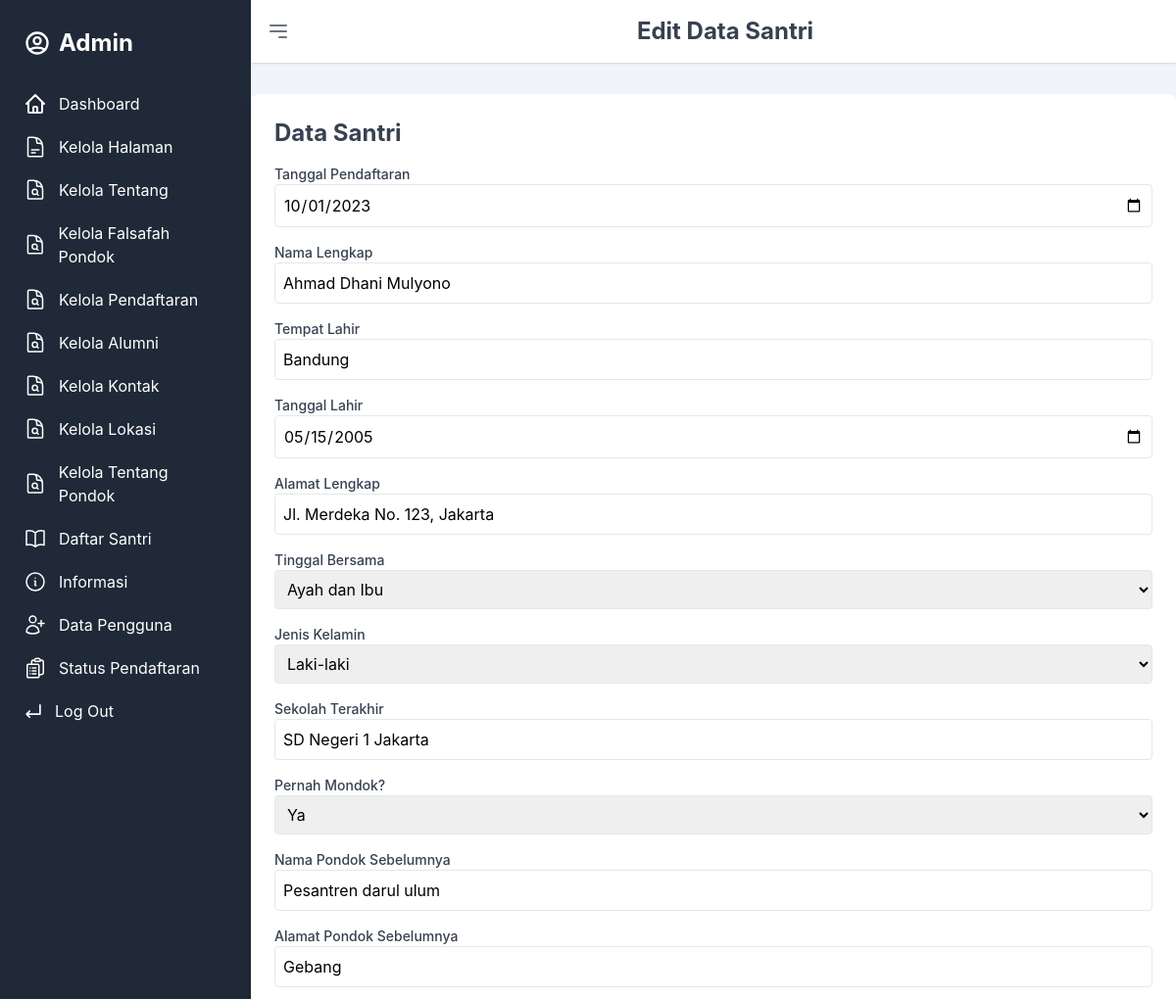
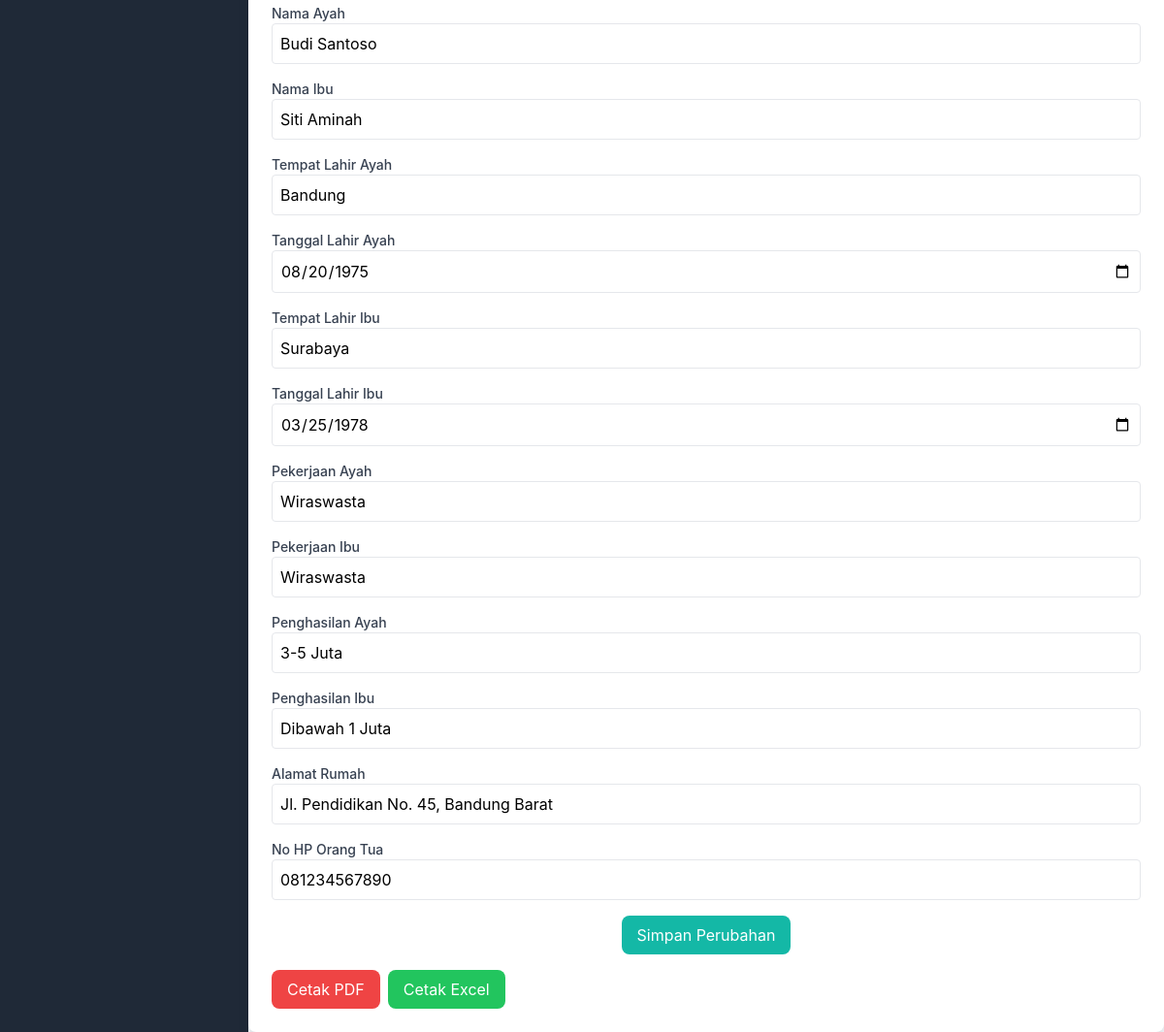
The page /admin/edit_santri.php?id=1 (signed in) on the database its author committed (2 pictures, top to bottom).
### tables this page shows
CREATE TABLE `calon_santri` (
  `id` int(11) NOT NULL,
  `No` int(11) NOT NULL,
  `tanggal_pendaftaran` date NOT NULL,
  `username` varchar(50) DEFAULT NULL,
  `nama_lengkap` varchar(100) NOT NULL,
  `tempat_lahir` varchar(50) NOT NULL,
  `tanggal_lahir` date NOT NULL,
  `alamat_lengkap` text NOT NULL,
  `tinggal_bersama` enum('Orang Tua','Wali','Lainnya') NOT NULL,
  `jenis_kelamin` enum('Laki-laki','Perempuan') NOT NULL,
  `sekolah_terakhir` varchar(100) NOT NULL,
  `pernah_mondok` enum('Ya','Tidak') NOT NULL,
  `nama_pondok_sebelumnya` varchar(100) DEFAULT NULL,
  `alamat_pondok_sebelumnya` text DEFAULT NULL,
  `nama_ayah` varchar(100) NOT NULL,
  `nama_ibu` varchar(100) NOT NULL,
  `tempat_lahir_ayah` varchar(50) NOT NULL,
  `tanggal_lahir_ayah` date NOT NULL,
  `tempat_lahir_ibu` varchar(50) NOT NULL,
  `tanggal_lahir_ibu` date NOT NULL,
  `pekerjaan_ayah` enum('Wiraswasta','Guru','PNS','TNI/POLRI','Pensiunan','Lainnya') NOT NULL,
  `pekerjaan_ibu` enum('Wiraswasta','Guru','PNS','TNI/POLRI','Pensiunan','Lainnya') NOT NULL,
  `penghasilan_ayah` enum('Dibawah 1 Juta','1-3 Juta','3-5 Juta','Di atas 5 Juta') NOT NULL,
  `penghasilan_ibu` enum('Dibawah 1 Juta','1-3 Juta','3-5 Juta','Di atas 5 Juta') NOT NULL,
  `alamat_rumah` text NOT NULL,
  `no_hp_ortu` varchar(15) NOT NULL,
  `created_at` timestamp NOT NULL DEFAULT current_timestamp(),
  `asal_sekolah` varchar(100) DEFAULT NULL,
  `status_pendaftaran` varchar(50) DEFAULT NULL,
  `keterangan` text DEFAULT NULL,
  `email` varchar(100) DEFAULT NULL,
  `user_id` int(11) NOT NULL
);

### admin/edit_santri.php (the view, shortened to what this page needs)
<?php
require '../config.php';
$id = $_GET['id'] ?? '';
$query = $mysqli->prepare("SELECT * FROM calon_santri WHERE id = ?");
$query->bind_param("i", $id);
$query->execute();
$result = $query->get_result();
$row = $result->fetch_assoc();
?>
<?php
include '../sidebar.php';
?>
<!DOCTYPE html>
<html lang="id">
<head>
    <script src="https://cdn.tailwindcss.com"></script>
    <link href="../dist/css/final.css" rel="stylesheet" />
</head>
<body>
    <section id="informasi_admin" class="bg-slate-100 w-full dark:bg-dark">
        <header class="bg-white shadow p-4 flex justify-between items-center">
            <button onclick="toggleSidebar()" class="text-gray-500 focus:outline-none">
                <svg class="w-6 h-6" fill="none" stroke="currentColor" viewBox="0 0 24 24"
                    xmlns="http://www.w3.org/2000/svg">
                    <path stroke-linecap="round" stroke-linejoin="round" stroke-width="2" d="M4 6h16M4 12h16m-7 6h7">
                    </path>
                </svg>
            </button>
            <h2 class="text-2xl font-bold text-gray-700">Edit Data Santri</h2>
        </header>
        <div class="mt-8 bg-white p-6 rounded-lg shadow-lg dark:bg-slate-800">
            <h2 class="text-2xl font-bold text-gray-700 mb-4">Data Santri</h2>
            <form method="POST">
                <div class="mb-4">
                    <label class="block text-sm font-medium text-gray-700">Tanggal Pendaftaran</label>
                    <input type="date" name="tanggal_pendaftaran" value="<?php echo $row['tanggal_pendaftaran']; ?>"
                        required class="w-full p-2 border rounded">
                </div>
                <div class="mb-4">
                    <label class="block text-sm font-medium text-gray-700">Nama Lengkap</label>
                    <input type="text" name="nama_lengkap" value="<?php echo $row['nama_lengkap']; ?>" required
                        class="w-full p-2 border rounded">
                </div>
                <div class="mb-4">
                    <label class="block text-sm font-medium text-gray-700">Tempat Lahir</label>
                    <input type="text" name="tempat_lahir" value="<?php echo $row['tempat_lahir']; ?>" required
                        class="w-full p-2 border rounded">
                </div>
                <div class="mb-4">
                    <label class="block text-sm font-medium text-gray-700">Tanggal Lahir</label>
                    <input type="date" name="tanggal_lahir" value="<?php echo $row['tanggal_lahir']; ?>" required
                        class="w-full p-2 border rounded">
                </div>
                <div class="mb-4">
                    <label class="block text-sm font-medium text-gray-700">Alamat Lengkap</label>
                    <input type="text" name="alamat_lengkap" value="<?php echo $row['alamat_lengkap']; ?>" required
                        class="w-full p-2 border rounded">
                </div>
                <div class="mb-4">
                    <label class="block text-sm font-medium text-gray-700">Tinggal Bersama</label>
                    <select name="tinggal_bersama" required class="w-full p-2 border rounded">
                        <option value="Ayah dan Ibu" <?php if ($row['tinggal_bersama'] == "Ayah dan Ibu")
                            echo "selected"; ?>>
                            Ayah dan Ibu</option>
                    </select>
                </div>
                <div class="mb-4">
                    <label class="block text-sm font-medium text-gray-700">Jenis Kelamin</label>
                    <select name="jenis_kelamin" required class="w-full p-2 border rounded">
                        <option value="Laki-laki" <?php if ($row['jenis_kelamin'] == "Laki-laki")
                            echo "selected"; ?>>
                            Laki-laki</option>
                    </select>
                </div>
                <div class="mb-4">
                    <label class="block text-sm font-medium text-gray-700">Sekolah Terakhir</label>
                    <input type="text" name="sekolah_terakhir" value="<?php echo $row['sekolah_terakhir']; ?>" required
                        class="w-full p-2 border rounded">
                </div>
                <div class="mb-4">
                    <label class="block text-sm font-medium text-gray-700">Pernah Mondok?</label>
                    <select name="pernah_mondok" required class="w-full p-2 border rounded">
                        <option value="Ya" <?php if ($row['pernah_mondok'] == "Ya")
                            echo "selected"; ?>>Ya</option>
                    </select>
                </div>
                <div class="mb-4">
                    <label class="block text-sm font-medium text-gray-700">Nama Pondok Sebelumnya</label>
                    <input type="text" name="nama_pondok_sebelumnya"
                        value="<?php echo $row['nama_pondok_sebelumnya']; ?>" class="w-full p-2 border rounded">
                </div>
                <div class="mb-4">
                    <label class="block text-sm font-medium text-gray-700">Alamat Pondok Sebelumnya</label>
                    <input type="text" name="alamat_pondok_sebelumnya"
                        value="<?php echo $row['alamat_pondok_sebelumnya']; ?>" class="w-full p-2 border rounded">
                </div>
                <div class="mb-4">
                    <label class="block text-sm font-medium text-gray-700">Nama Ayah</label>
                    <input type="text" name="nama_ayah" value="<?php echo $row['nama_ayah']; ?>" required
                        class="w-full p-2 border rounded">
                </div>
                <div class="mb-4">
                    <label class="block text-sm font-medium text-gray-700">Nama Ibu</label>
                    <input type="text" name="nama_ibu" value="<?php echo $row['nama_ibu']; ?>" required
                        class="w-full p-2 border rounded">
                </div>
                <div class="mb-4">
                    <label class="block text-sm font-medium text-gray-700">Tempat Lahir Ayah</label>
                    <input type="text" name="tempat_lahir_ayah" value="<?php echo $row['tempat_lahir_ayah']; ?>" required
                        class="w-full p-2 border rounded">
                </div>
                <div class="mb-4">
                    <label class="block text-sm font-medium text-gray-700">Tanggal Lahir Ayah</label>
                    <input type="date" name="tanggal_lahir_ayah" value="<?php echo $row['tanggal_lahir_ayah']; ?>" required
                        class="w-full p-2 border rounded">
                </div>
                <div class="mb-4">
                    <label class="block text-sm font-medium text-gray-700">Tempat Lahir Ibu</label>
                    <input type="text" name="tempat_lahir_ibu" value="<?php echo $row['tempat_lahir_ibu']; ?>" required
                        class="w-full p-2 border rounded">
                </div>
                <div class="mb-4">
                    <label class="block text-sm font-medium text-gray-700">Tanggal Lahir Ibu</label>
                    <input type="date" name="tanggal_lahir_ibu" value="<?php echo $row['tanggal_lahir_ibu']; ?>" required
                        class="w-full p-2 border rounded">
                </div>
                <div class="mb-4">
                    <label class="block text-sm font-medium text-gray-700">Pekerjaan Ayah</label>
                    <input type="text" name="pekerjaan_ayah" value="<?php echo $row['pekerjaan_ayah']; ?>" required
                        class="w-full p-2 border rounded">
                </div>
                <div class="mb-4">
                    <label class="block text-sm font-medium text-gray-700">Pekerjaan Ibu</label>
                    <input type="text" name="pekerjaan_ibu" value="<?php echo $row['pekerjaan_ibu']; ?>" required
                        class="w-full p-2 border rounded">
                </div>
                <div class="mb-4">
                    <label class="block text-sm font-medium text-gray-700">Penghasilan Ayah</label>
                    <input type="text" name="penghasilan_ayah" value="<?php echo $row['penghasilan_ayah']; ?>" required
                        class="w-full p-2 border rounded">
                </div>
                <div class="mb-4">
                    <label class="block text-sm font-medium text-gray-700">Penghasilan Ibu</label>
                    <input type="text" name="penghasilan_ibu" value="<?php echo $row['penghasilan_ibu']; ?>" required
                        class="w-full p-2 border rounded">
                </div>
                <div class="mb-4">
                    <label class="block text-sm font-medium text-gray-700">Alamat Rumah</label>
                    <input type="text" name="alamat_rumah" value="<?php echo $row['alamat_rumah']; ?>" required
                        class="w-full p-2 border rounded">
                </div>
                <div class="mb-4">
                    <label class="block text-sm font-medium text-gray-700">No HP Orang Tua</label>
                    <input type="text" name="no_hp_ortu" value="<?php echo $row['no_hp_ortu']; ?>" required
                        class="w-full p-2 border rounded">
                </div>
                <div class="text-center">
                    <button type="submit" class="bg-primary text-white px-4 py-2 rounded-lg hover:opacity-80">Simpan
                        Perubahan</button>
                </div>
                <div class="flex gap-2 mt-4">
                    <a href="export_santri_pdf.php?id=<?php echo $id; ?>" target="_blank"
                        class="bg-red-500 text-white px-4 py-2 rounded-lg hover:bg-red-600">
                        Cetak PDF
                    </a>
                    <a href="export_santri_excel.php?id=<?php echo $id; ?>" target="_blank"
                        class="bg-green-500 text-white px-4 py-2 rounded-lg hover:bg-green-600">
                        Cetak Excel
                    </a>
                </div>
            </form>
        </div>
    </section>
</body>
</html>

### rows shown on the page
calon_santri: tanggal_pendaftaran "10/01/2023", nama_lengkap "Ahmad Dhani Mulyono", tempat_lahir "Bandung", tanggal_lahir "05/15/2005", alamat_lengkap "Jl. Merdeka No. 123, Jakarta", jenis_kelamin "Laki-laki", sekolah_terakhir "SD Negeri 1 Jakarta", pernah_mondok "Ya", nama_pondok_sebelumnya "Pesantren darul ulum", alamat_pondok_sebelumnya "Gebang", nama_ayah "Budi Santoso", nama_ibu "Siti Aminah", tempat_lahir_ayah "Bandung", tanggal_lahir_ayah "08/20/1975", tempat_lahir_ibu "Surabaya", tanggal_lahir_ibu "03/25/1978", pekerjaan_ayah "Wiraswasta", pekerjaan_ibu "Wiraswasta", penghasilan_ayah "3-5 Juta", penghasilan_ibu "Dibawah 1 Juta", alamat_rumah "Jl. Pendidikan No. 45, Bandung Barat", no_hp_ortu "081234567890"

### other values the page prints
$role "Admin"
